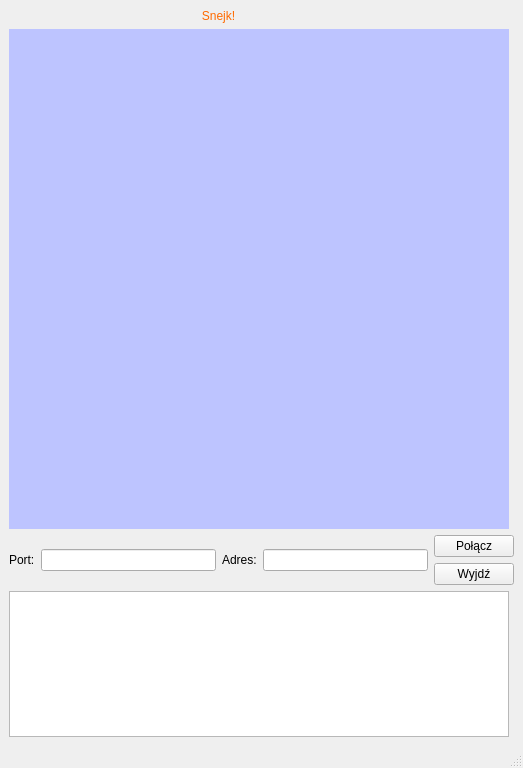
<?xml version="1.0" encoding="UTF-8"?>
<ui version="4.0">
 <class>MainWindow</class>
 <widget class="QMainWindow" name="MainWindow">
  <property name="geometry">
   <rect>
    <x>0</x>
    <y>0</y>
    <width>523</width>
    <height>768</height>
   </rect>
  </property>
  <property name="focusPolicy">
   <enum>Qt::StrongFocus</enum>
  </property>
  <property name="windowTitle">
   <string>MainWindow</string>
  </property>
  <widget class="QWidget" name="centralwidget">
   <layout class="QGridLayout" name="gridLayout">
    <item row="0" column="0">
     <widget class="QLabel" name="lblMainTitle">
      <property name="styleSheet">
       <string notr="true">font: 20pt &quot;Aller Display&quot;;
color: rgb(255, 106, 0);
</string>
      </property>
      <property name="text">
       <string>Snejk!</string>
      </property>
      <property name="alignment">
       <set>Qt::AlignCenter</set>
      </property>
     </widget>
    </item>
    <item row="1" column="0" colspan="2">
     <widget class="QWidget" name="arena" native="true">
      <property name="minimumSize">
       <size>
        <width>500</width>
        <height>500</height>
       </size>
      </property>
      <property name="maximumSize">
       <size>
        <width>500</width>
        <height>500</height>
       </size>
      </property>
      <property name="autoFillBackground">
       <bool>false</bool>
      </property>
      <property name="styleSheet">
       <string notr="true">background-color: rgb(189, 196, 255);</string>
      </property>
     </widget>
    </item>
    <item row="2" column="0">
     <layout class="QHBoxLayout" name="horizontalLayout_3">
      <item>
       <layout class="QHBoxLayout" name="horizontalLayout">
        <item>
         <widget class="QLabel" name="label_2">
          <property name="text">
           <string>Port:</string>
          </property>
         </widget>
        </item>
        <item>
         <widget class="QLineEdit" name="inputPort"/>
        </item>
       </layout>
      </item>
      <item>
       <layout class="QHBoxLayout" name="horizontalLayout_2">
        <item>
         <widget class="QLabel" name="label">
          <property name="text">
           <string>Adres:</string>
          </property>
         </widget>
        </item>
        <item>
         <widget class="QLineEdit" name="inputAddress"/>
        </item>
       </layout>
      </item>
     </layout>
    </item>
    <item row="2" column="1">
     <layout class="QVBoxLayout" name="verticalLayout_2">
      <item>
       <widget class="QPushButton" name="btnConnect">
        <property name="text">
         <string>Połącz</string>
        </property>
       </widget>
      </item>
      <item>
       <widget class="QPushButton" name="btnExit">
        <property name="focusPolicy">
         <enum>Qt::NoFocus</enum>
        </property>
        <property name="text">
         <string>Wyjdź</string>
        </property>
       </widget>
      </item>
     </layout>
    </item>
    <item row="3" column="0" colspan="2">
     <widget class="QTextEdit" name="txtLog">
      <property name="maximumSize">
       <size>
        <width>500</width>
        <height>150</height>
       </size>
      </property>
     </widget>
    </item>
   </layout>
  </widget>
  <widget class="QMenuBar" name="menubar">
   <property name="geometry">
    <rect>
     <x>0</x>
     <y>0</y>
     <width>523</width>
     <height>27</height>
    </rect>
   </property>
  </widget>
  <widget class="QStatusBar" name="statusbar"/>
 </widget>
 <resources>
  <include location="resources.qrc"/>
 </resources>
 <connections/>
</ui>
